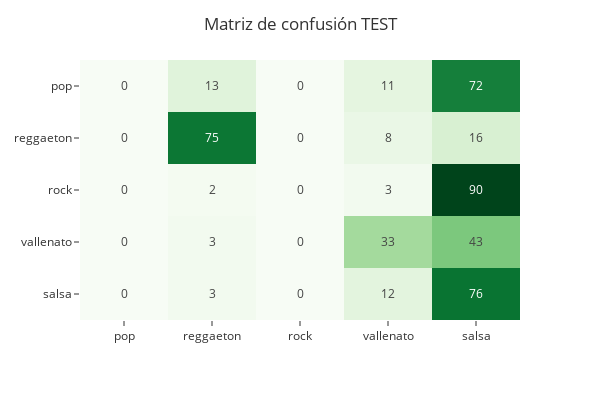

Here is the notebook cell this chart was saved with:
### Code cell
fig = px.imshow(
    C,
    text_auto=".2d",
    color_continuous_scale="greens",
    x=labels_generos,
    y=labels_generos,
    aspect="auto",
)
fig.update_layout(
    title="Matriz de confusión TEST",
    autosize=False,
    template="ggplot2",
    width=600,
    height=400,
    coloraxis_showscale=False
)
fig.show()

### Figure 1 — Plotly figure (JSON) as saved in the notebook; plotly's stock layout.template omitted (floating-point values rounded to 4 significant figures)
{"data": [{"coloraxis": "coloraxis", "hovertemplate": "x: %{x}<br>y: %{y}<br>color: %{z}<extra></extra>", "name": "0", "texttemplate": "%{z:.2d}", "type": "heatmap", "x": ["pop", "reggaeton", "rock", "vallenato", "salsa"], "xaxis": "x", "y": ["pop", "reggaeton", "rock", "vallenato", "salsa"], "yaxis": "y", "z": [[0, 13, 0, 11, 72], [0, 75, 0, 8, 16], [0, 2, 0, 3, 90], [0, 3, 0, 33, 43], [0, 3, 0, 12, 76]]}], "layout": {"autosize": false, "coloraxis": {"colorscale": [[0, "rgb(247,252,245)"], [0.125, "rgb(229,245,224)"], [0.25, "rgb(199,233,192)"], [0.375, "rgb(161,217,155)"], [0.5, "rgb(116,196,118)"], [0.625, "rgb(65,171,93)"], [0.75, "rgb(35,139,69)"], [0.875, "rgb(0,109,44)"], [1, "rgb(0,68,27)"]], "showscale": false}, "height": 400, "margin": {"t": 60}, "title": {"text": "Matriz de confusión TEST"}, "width": 600, "xaxis": {"anchor": "y", "domain": [0, 1]}, "yaxis": {"anchor": "x", "autorange": "reversed", "domain": [0, 1]}}}
